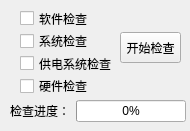
<?xml version="1.0" encoding="UTF-8"?>
<ui version="4.0">
 <class>Form</class>
 <widget class="QWidget" name="Form">
  <property name="geometry">
   <rect>
    <x>0</x>
    <y>0</y>
    <width>190</width>
    <height>131</height>
   </rect>
  </property>
  <property name="windowTitle">
   <string>故障检查</string>
  </property>
  <widget class="QPushButton" name="pushButton">
   <property name="geometry">
    <rect>
     <x>120</x>
     <y>32</y>
     <width>61</width>
     <height>31</height>
    </rect>
   </property>
   <property name="text">
    <string>开始检查</string>
   </property>
  </widget>
  <widget class="QWidget" name="layoutWidget">
   <property name="geometry">
    <rect>
     <x>10</x>
     <y>100</y>
     <width>176</width>
     <height>22</height>
    </rect>
   </property>
   <layout class="QHBoxLayout" name="horizontalLayout">
    <item>
     <widget class="QLabel" name="label">
      <property name="text">
       <string>检查进度：</string>
      </property>
     </widget>
    </item>
    <item>
     <widget class="QProgressBar" name="progressBar">
      <property name="value">
       <number>0</number>
      </property>
     </widget>
    </item>
   </layout>
  </widget>
  <widget class="QWidget" name="">
   <property name="geometry">
    <rect>
     <x>20</x>
     <y>10</y>
     <width>97</width>
     <height>84</height>
    </rect>
   </property>
   <layout class="QVBoxLayout" name="verticalLayout_2">
    <item>
     <widget class="QCheckBox" name="checkBox_3">
      <property name="text">
       <string>软件检查</string>
      </property>
     </widget>
    </item>
    <item>
     <widget class="QCheckBox" name="checkBox">
      <property name="text">
       <string>系统检查</string>
      </property>
     </widget>
    </item>
    <item>
     <widget class="QCheckBox" name="checkBox_2">
      <property name="text">
       <string>供电系统检查</string>
      </property>
     </widget>
    </item>
    <item>
     <widget class="QCheckBox" name="checkBox_4">
      <property name="text">
       <string>硬件检查</string>
      </property>
     </widget>
    </item>
   </layout>
  </widget>
 </widget>
 <resources/>
 <connections/>
</ui>
